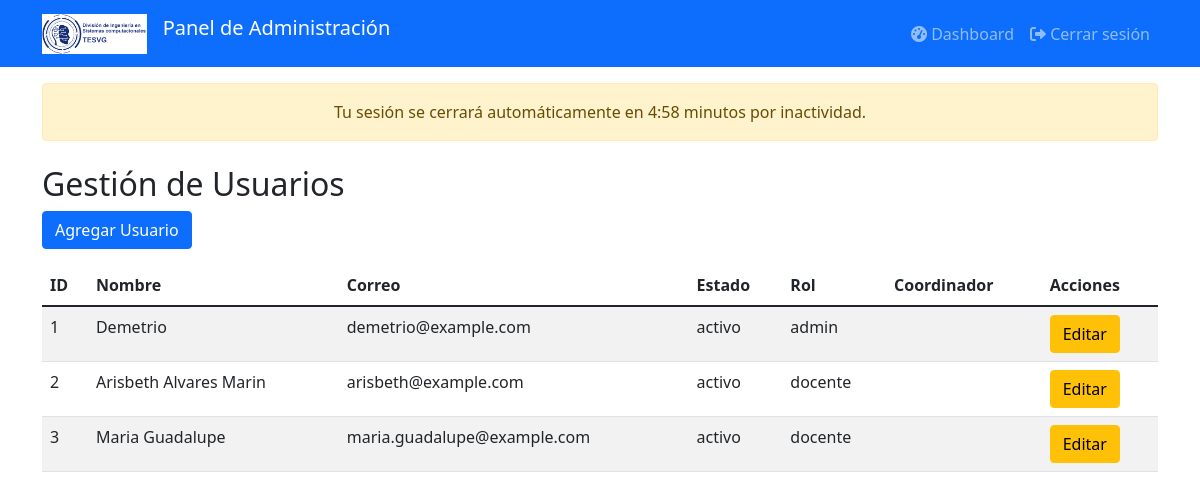
Page /admin/admin_usuarios.php (signed in) on the committed database.
### tables this page shows
CREATE TABLE `usuarios` (
  `id` int(11) NOT NULL,
  `nombre` varchar(255) NOT NULL,
  `correo` varchar(255) NOT NULL,
  `clave` varchar(255) NOT NULL,
  `estado` enum('activo','inactivo') DEFAULT 'activo',
  `role` enum('docente','admin') NOT NULL,
  `permissions` longtext DEFAULT NULL
);

### admin/admin_usuarios.php (the view, shortened to what this page needs)
<?php
include 'header.php';
require_once 'db.php';
$usuarios = $conn->query("SELECT * FROM usuarios");
?>
<div class="container mt-4">
    <h2>Gestión de Usuarios</h2>
    <button class="btn btn-primary" data-bs-toggle="modal" data-bs-target="#addUserModal">Agregar Usuario</button>
    <table class="table table-striped mt-3">
        <thead>
            <tr>
                <th>ID</th>
                <th>Nombre</th>
                <th>Correo</th>
                <th>Estado</th>
                <th>Rol</th>
                <th>Coordinador</th>
                <th>Acciones</th>
            </tr>
        </thead>
        <tbody>
            <?php while ($usuario = $usuarios->fetch_assoc()): ?>
                <tr>
                    <td><?php echo $usuario['id']; ?></td>
                    <td><?php echo $usuario['nombre']; ?></td>
                    <td><?php echo $usuario['correo']; ?></td>
                    <td><?php echo $usuario['estado']; ?></td>
                    <td><?php echo $usuario['role']; ?></td>
                    <td><?php echo $usuario['encargado']; ?></td>
                    <td>
                        <button class="btn btn-warning" data-bs-toggle="modal" data-bs-target="#editUserModal"
                                data-id="<?php echo $usuario['id']; ?>"
                                data-nombre="<?php echo $usuario['nombre']; ?>"
                                data-correo="<?php echo $usuario['correo']; ?>"
                                data-estado="<?php echo $usuario['estado']; ?>"
                                data-role="<?php echo $usuario['role']; ?>"
                                data-encargado="<?php echo $usuario['encargado']; ?>"
                                data-permissions="<?php echo htmlspecialchars($usuario['permissions']); ?>">
                            Editar
                        </button>
                    </td>
                </tr>
            <?php endwhile; ?>
        </tbody>
    </table>
</div>
 <link href="https://cdnjs.cloudflare.com/ajax/libs/bootstrap/5.1.3/css/bootstrap.min.css" rel="stylesheet">
    <link href="https://cdnjs.cloudflare.com/ajax/libs/font-awesome/6.0.0-beta3/css/all.min.css" rel="stylesheet">

### admin/header.php (shortened to what this page needs)
<!DOCTYPE html>
<html lang="es">
<head>
    <link href="https://cdnjs.cloudflare.com/ajax/libs/bootstrap/5.1.3/css/bootstrap.min.css" rel="stylesheet">
    <link href="https://cdnjs.cloudflare.com/ajax/libs/font-awesome/6.0.0-beta3/css/all.min.css" rel="stylesheet">
</head>
<body>
<nav class="navbar navbar-expand-lg navbar-dark bg-primary">
    <div class="container">
        <a class="navbar-brand" href="../admin.php">
            <img src="LOGOTIPO.png" alt="Logo" class="d-inline-block align-text-top" style="height: 40px; margin-right: 10px;">
            Panel de Administración
        </a>
        <div class="collapse navbar-collapse" id="navbarNav">
            <ul class="navbar-nav ms-auto">
                <li class="nav-item">
                    <a class="nav-link" href="../admin.php"><i class="fas fa-tachometer-alt"></i> Dashboard</a>
                </li>
                <li class="nav-item">
                    <a class="nav-link" href="../logout.php"><i class="fas fa-sign-out-alt"></i> Cerrar sesión</a>
                </li>
            </ul>
        </div>
    </div>
</nav>
<div class="container mt-3">
    <div class="alert alert-warning text-center" role="alert">
        Tu sesión se cerrará automáticamente en <span id="contador"></span> minutos por inactividad.
    </div>
</div>
</body>
</html>

### rows in the picture
usuarios: id "1", nombre "Demetrio", correo "demetrio@example.com", estado "activo", role "admin"
usuarios: id "2", nombre "Arisbeth Alvares Marin", correo "arisbeth@example.com", estado "activo", role "docente"
usuarios: id "3", nombre "Maria Guadalupe", correo "maria.guadalupe@example.com", estado "activo", role "docente"
